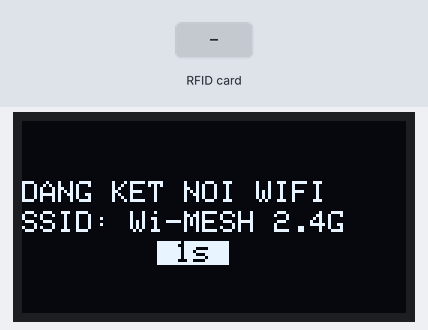
Bench run of a sketch on a simulated ESP8266 (NodeMCU). Parts: 128×64 one-colour display. The test bench sets the inputs (shaded band). WiFi joins after 1.5 s; servers stay silent unless stated; the display library's start-up logo is not drawn; uploads are accepted with an empty reply; what the sketch prints to the serial monitor is not drawn.

Above: at 3.2 s.
At 6.3 s:
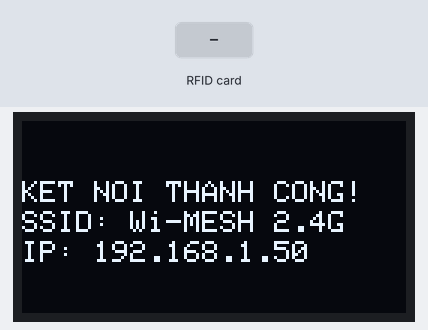
6.4 s: RFID card 5E 7A 19 C4 held to the reader
At 9.0 s:
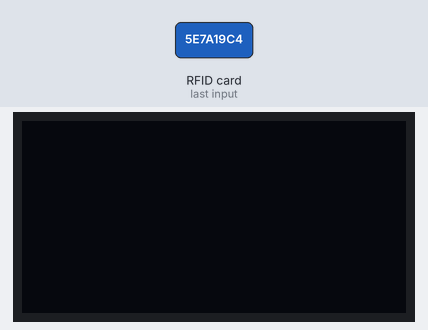
9.4 s: RFID card 5E 7A 19 C4 held to the reader
At 9.69 s:
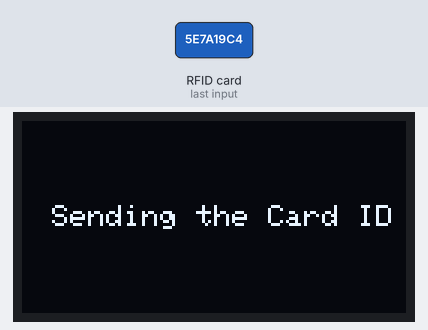
Timing chart, 0 to 12.4 s (numbered marks = the images above; inputs shaded):
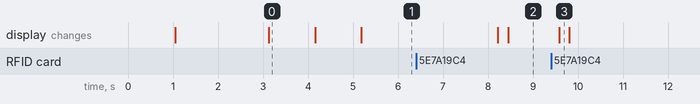

The sketch:

RFID_ESP8266_OLED_SSD1306_MAY_THEM_THE.ino
```cpp
//RFID-----------------------------
#include <SPI.h>
#include <MFRC522.h>
//NodeMCU--------------------------
#include <ESP8266WiFi.h>
#include <ESP8266HTTPClient.h>
//OLED---------------------------
#include <Adafruit_GFX.h>
#include <Adafruit_SSD1306.h>

//************************************************************************
#define SS_PIN  D3 //D8
#define RST_PIN D4  //D3

#define SCREEN_WIDTH 128 // OLED display width, in pixels
#define SCREEN_HEIGHT 64 // OLED display height, in pixels

// khai bao cau hinh oled
#define OLED_RESET     -1 // Reset pin
#define SCREEN_ADDRESS 0x3C
Adafruit_SSD1306 display(SCREEN_WIDTH, SCREEN_HEIGHT, &Wire, OLED_RESET);

//************************************************************************
MFRC522 mfrc522(SS_PIN, RST_PIN); // Create MFRC522 instance.
MFRC522::MIFARE_Key newKeyA;
//************************************************************************
const char *ssid = "Wi-MESH 2.4G";
const char *password = "";
const char* device_token  = "5f9977209c597d1b";
//************************************************************************
// String URL = "http://192.168.102.74/project_rfid/getdata.php";
String URL = "https://rfid.vinhcaodatabase.com/getdata.php";
String getData, getmssv, Link;
String OldCardID = "";
unsigned long previousMillis = 0;
int dem=0, i = 0;
//************************************************************************
void setup() {
  delay(1000);
  Serial.begin(115200);
  SPI.begin();  // Init SPI bus
  mfrc522.PCD_Init(); // Init MFRC522 card
  //---------------------------------------------

  if(!display.begin(SSD1306_SWITCHCAPVCC, SCREEN_ADDRESS)) {
    Serial.println(F("SSD1306 allocation failed"));
    for(;;); // Don't proceed, loop forever
  }
    display.display();
  //-------------------
  connectToWiFi();
  display.clearDisplay();

   //key A mac dinh tu NSX
  for (byte i = 0; i < 6; i++) {
    newKeyA.keyByte[i] = 0xff;
  }

}
//************************************************************************
void loop() {
  if(!WiFi.isConnected()){
    connectToWiFi();
  }
  if(WiFi.isConnected()){
    if(dem==0) {
    //############OLED#############////
          display.clearDisplay();
          display.setTextSize(1);
          display.setTextColor(WHITE);
          display.setCursor(0,20);
          display.print("KET NOI THANH CONG!");
          display.setCursor(0,30);
          display.print("SSID: "); display.print(ssid);
          display.setCursor(0,40);
          display.print("IP: "); display.print(WiFi.localIP());
          display.display();
          delay(3000);
          dem++;
    //############OLED#############////
    }
  }
    WRITE_TAG();
}

void WRITE_TAG()
{
// Nhận thấy được thẻ!
if (mfrc522.PICC_IsNewCardPresent() && mfrc522.PICC_ReadCardSerial()) {
  // Thực hiện thay đổi khóa A của sector 0 nếu là thẻ mới
    if (mfrc522.PCD_Authenticate(MFRC522::PICC_CMD_MF_AUTH_KEY_A, 0, &newKeyA, &(mfrc522.uid)) == MFRC522::STATUS_OK) {
      // Tạo dữ liệu mới cho khóa A (thay đổi giá trị theo ý muốn)
       byte newKeyAData[16] = {0x00, 0x11, 0x22, 0x33, 0x44, 0x55,0xFF,0x07,0x80,0x69,0xFF,0xFF ,0xFF,0xFF,0xFF,0xFF};
      // Thực hiện thay đổi khóa A
      if (mfrc522.MIFARE_Write(3, newKeyAData, 16) == MFRC522::STATUS_OK) {
        Serial.println("Thay đổi khóa A thành công!");
        Serial.println("Đây là Key");
         for(int k=0; k<6; k++)
        {
            Serial.print(newKeyAData[k],HEX);
            Serial.print(" ");
        }
      } else {
        Serial.println("Thay đổi khóa A không thành công!");
      }
    }
    else {
      Serial.println("Thẻ này đã được thay đổi khoá A từ trước!");
    }
//Gửi UID thẻ lên khi đã thay đổi khoá A!
              String CardID ="";
              for (byte i = 0; i < mfrc522.uid.size; i++) {
                CardID += mfrc522.uid.uidByte[i];
              }
              SendCardID(CardID);
              delay(1000);
//Gửi UID thẻ lên khi đã thay đổi khoá A!
}


     // Ghi 1 lan khi quet the
  mfrc522.PICC_HaltA();
  mfrc522.PCD_StopCrypto1();
}


//************send the Card UID to the website*************
void SendCardID( String Card_uid ){
  Serial.println("Sending the Card ID");
//############OLED#############////
  display.clearDisplay();
  display.setTextSize(1);
  display.setTextColor(WHITE); // 'inverted' text
  display.setCursor(10,28);
  display.println("Sending the Card ID");
  display.display();
//############OLED#############////
  if(WiFi.isConnected()){
    // neu wifi da ket noi thi thuc hien phuong thuc http post
      WiFiClientSecure *client = new WiFiClientSecure;
      client->setInsecure(); //khai bao cho bao mat
      HTTPClient https;
//

   https.begin(*client, URL);
       https.addHeader("Content-Type", "application/x-www-form-urlencoded"); //Specify content-type header

 String httpRequestData = "card_uid=" + String(Card_uid) + "&device_token=" + String(device_token);

    int  httpCode = https.POST(httpRequestData); //Send the request
    // String payload = https.getString(); //Get the response payload
      Serial.print("httpRequestData: ");
      Serial.println(httpRequestData);
      Serial.println(httpCode);
// nhan ve chuoi ki tu tu website
        String payload = https.getString();    //Get the response payload
// //    Serial.println(Link);   //Print HTTP return code


    // Serial.println(httpCode);   //Print HTTP return code
    Serial.println(Card_uid);     //Print Card ID
    Serial.println(payload);    //Print request response payload
//############OLED#############////
  display.clearDisplay();
  display.setTextSize(1);
  display.setTextColor(WHITE); // 'inverted' text
  if (httpCode == -1) {
  display.setCursor(0,30);
  display.println("KHONG THE KET NOI TOI DATABASE");
  }
  display.setCursor(0,40);
  display.println(payload);
  display.display();
//############OLED#############////


  if (httpCode == 200) {

   if (payload == "succesful") {
          display.clearDisplay();
          display.setTextSize(1);
          display.setTextColor(WHITE);
          display.setCursor(0,20);
          display.print("ID THE:");
          display.println(Card_uid);     //Print Card ID
          display.setCursor(0,30);
          display.println("THEM THE THANH CONG!");
          display.print("KIEM TRA TREN WEBSITE");
          display.display();
          delay(2000);
          display.clearDisplay();
      }
      else if (payload == "available") {
    //############OLED#############////
          display.clearDisplay();
          display.setTextSize(1);
          display.setTextColor(WHITE);
          display.setCursor(0,20);
          display.print("ID THE:");
          display.println(Card_uid);     //Print Card ID
          display.setCursor(0,30);
          display.println("THE DA TON TAI! ");
          display.print("VUI LONG THU THE KHAC");
          display.display();
          delay(2000);
          display.clearDisplay();
      //############OLED#############////
      }


    }
        delay(100);
      https.end();  //Close connection
  }

}


//********************connect to the WiFi******************
void connectToWiFi(){
    WiFi.mode(WIFI_OFF);        //Prevents reconnection issue (taking too long to connect)
    delay(1000);
    WiFi.mode(WIFI_STA);

    Serial.print("Connecting to ");
    Serial.println(ssid);
    WiFi.begin(ssid, password);
    //############OLED#############////
          display.clearDisplay();
          display.setTextSize(1);
          display.setTextColor(WHITE); // 'inverted' text
          display.setCursor(0,20);
          display.print("DANG KET NOI WIFI");
          display.setCursor(0,30);
          display.print("SSID: "); display.print(ssid);
    //############OLED#############////
    while (WiFi.status() != WL_CONNECTED) {
      delay(999); i++;
      Serial.print(".");
      display.setCursor(45,40);
      display.setTextColor(BLACK,WHITE);
      display.print(" ");
      display.print(i);
      display.print("s ");
      display.display();
    }

    Serial.println("");
    Serial.println("Connected");

    Serial.print("IP address: ");
    Serial.println(WiFi.localIP());  //IP address assigned to your ESP

    delay(1000);
}
//=======================================================================
```

Measured:
- after the input at 6.4 s, the display: first changes after 1.8 s (image 2 shows a later state)
- after the input at 9.4 s, the display: changes after 0.18 s (image 3)
- what the display in image 0 shows lasts 1.1 s, from 3.1 s to 4.2 s
